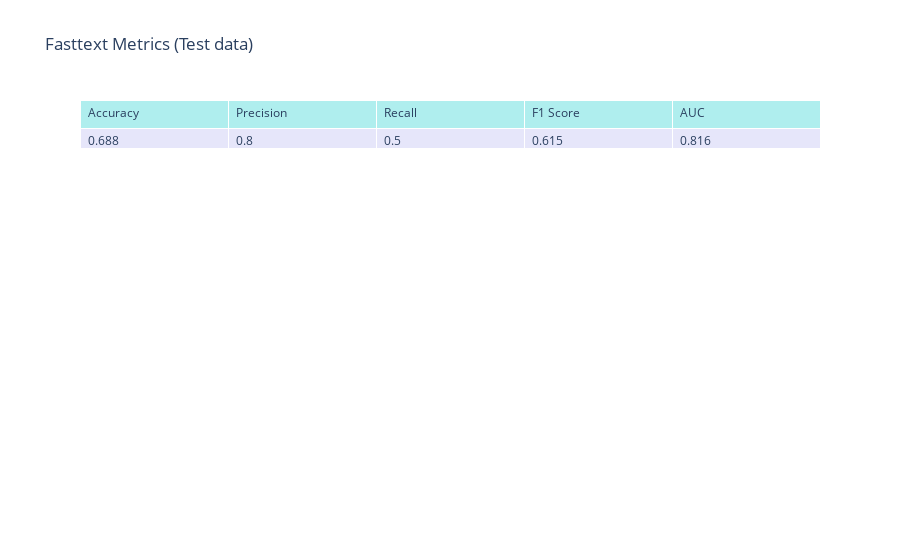

Here is the notebook cell this chart was saved with:
### Code cell
# Evaluate on test data
metrics_test = get_metrics_fasttext(model, clean_texts_test, y_test)
plot_metrics_table(metrics_test, title="Fasttext Metrics (Test data)")

### Figure 1 — Plotly figure (JSON) as saved in the notebook; plotly's stock layout.template omitted (floating-point values rounded to 4 significant figures)
{"data": [{"cells": {"align": "left", "fill": {"color": "lavender"}, "values": [0.688, 0.8, 0.5, 0.615, 0.816]}, "header": {"align": "left", "fill": {"color": "paleturquoise"}, "values": ["Accuracy", "Precision", "Recall", "F1 Score", "AUC"]}, "type": "table"}], "layout": {"title": {"text": "Fasttext Metrics (Test data)"}}}
